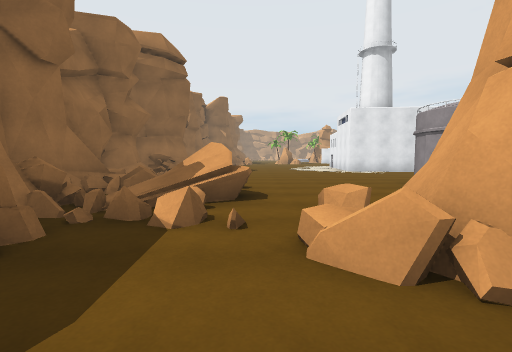
view 1 (above)

24 first-person views from a walk through a scene from a Unity 3-D project. The camera is 1.3 m above the floor, tilts 4° down and sees 85° across. The floor is counted in squares, 2 m on a side. Each view is taken from the middle of a square. On the plan, view 1 faces up. The plan holds only what a view shows up to about 9 squares ahead; the rest is blank. The place goes on beyond the plan. The player character is not drawn. Some animated figures are not drawn.

view 2
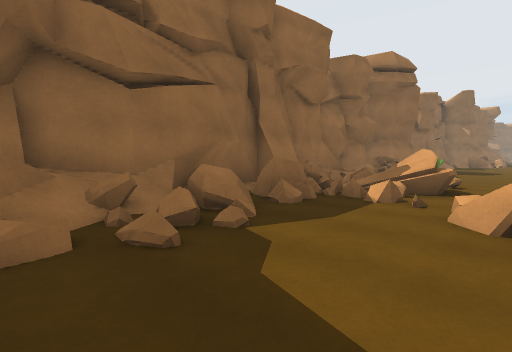

view 3
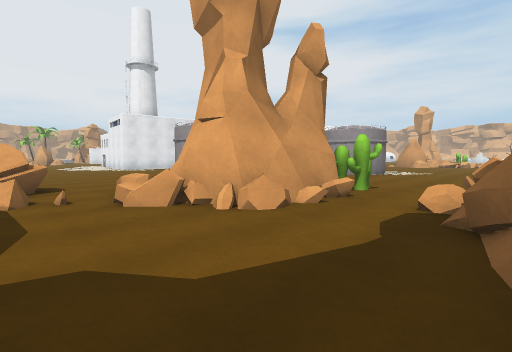

view 4
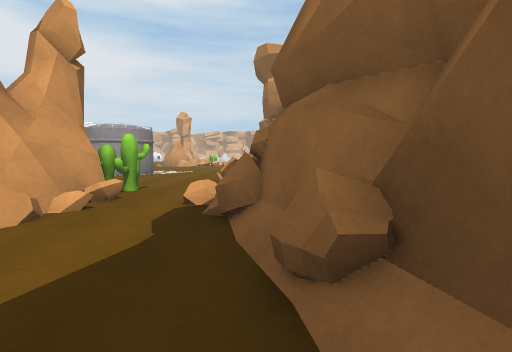

view 5
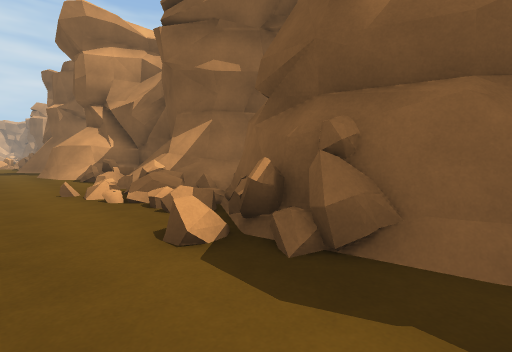

view 6
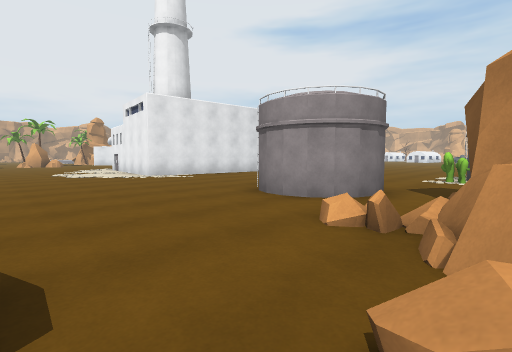

view 7
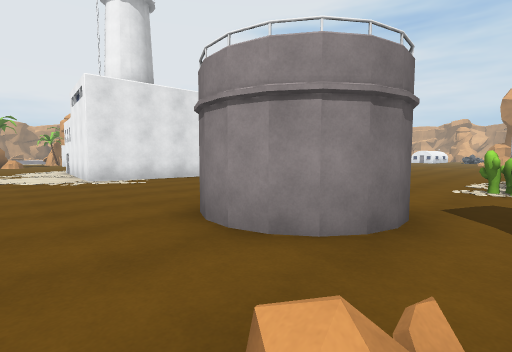

view 8
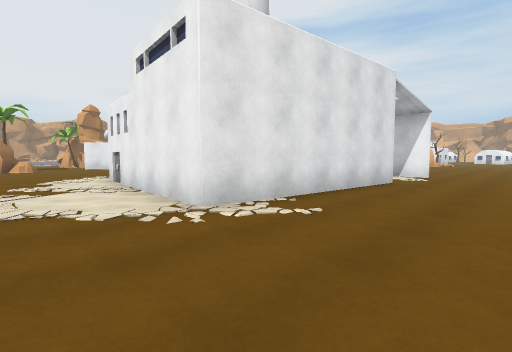

view 9
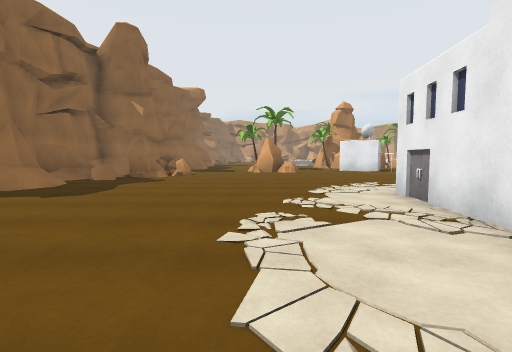

view 10
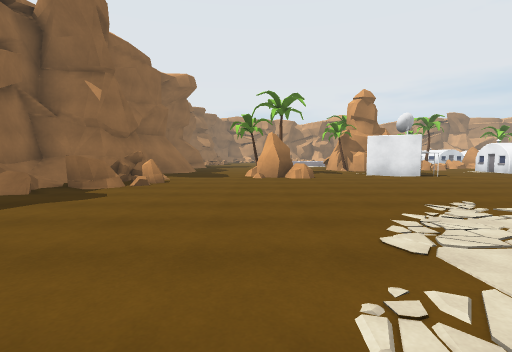

view 11
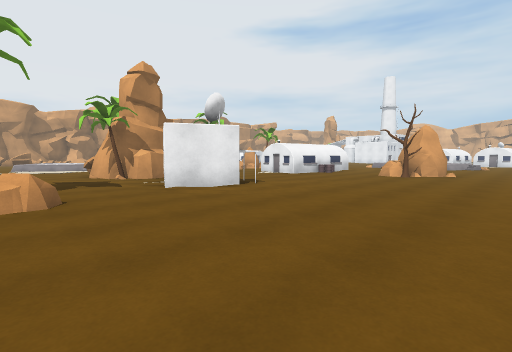

view 12
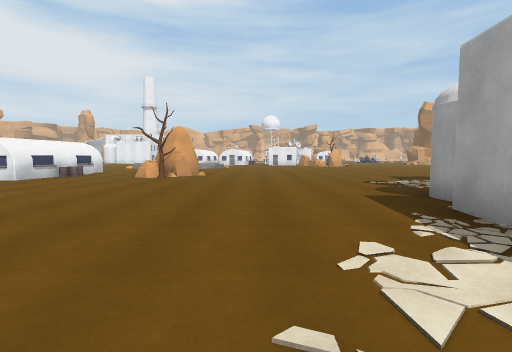

view 13
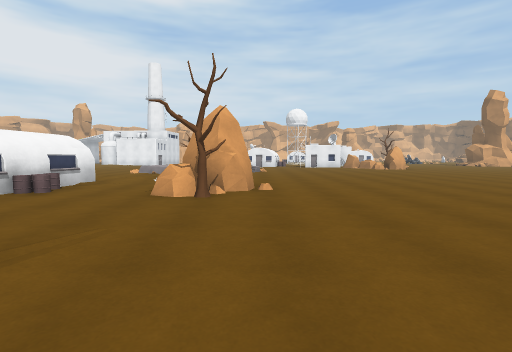

view 14
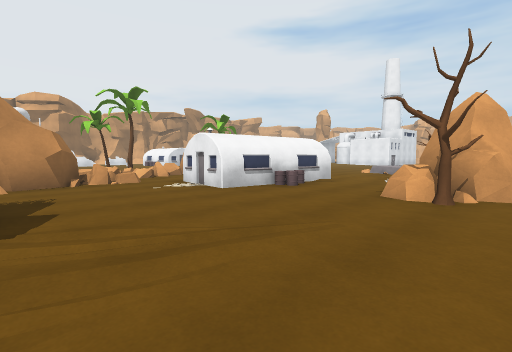

view 15
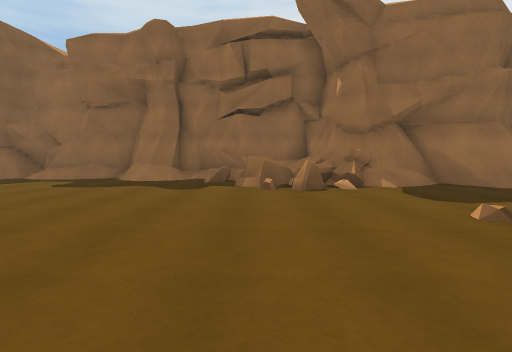

view 16
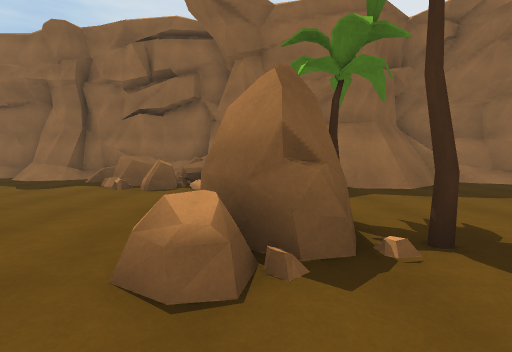

view 17
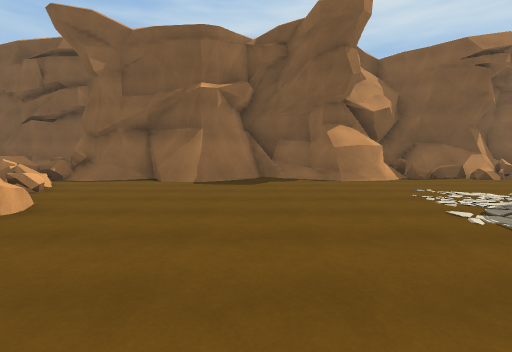

view 18
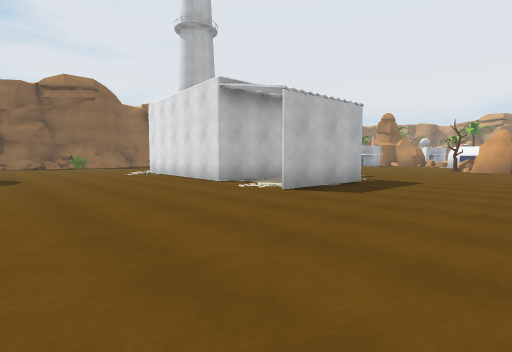

view 19
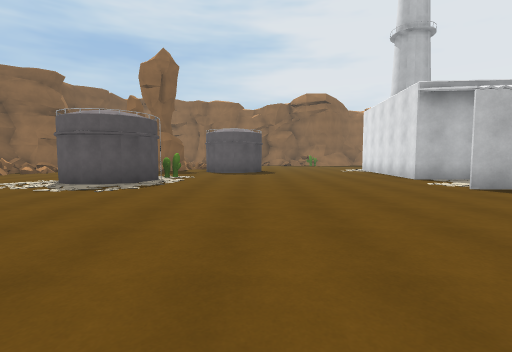

view 20
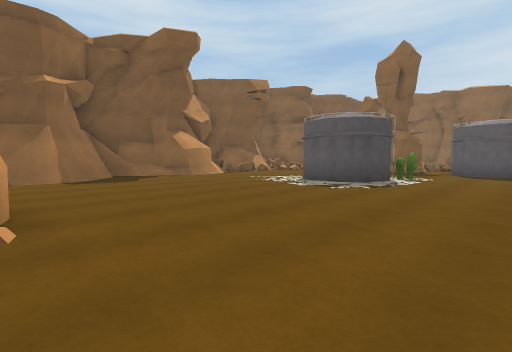

view 21
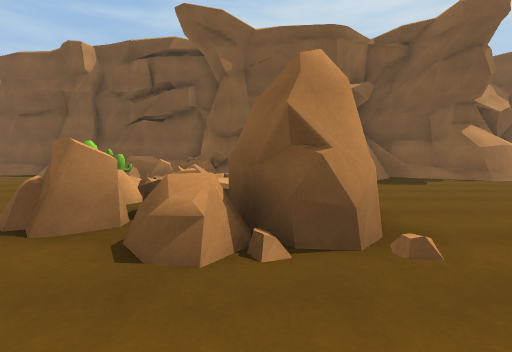

view 22
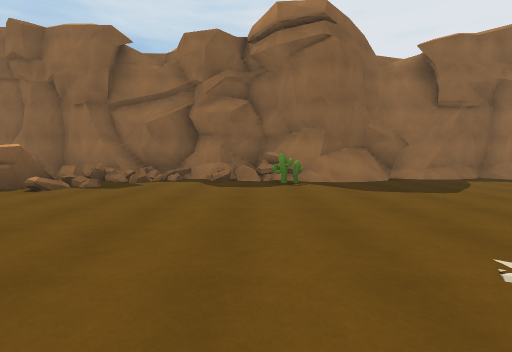

view 23
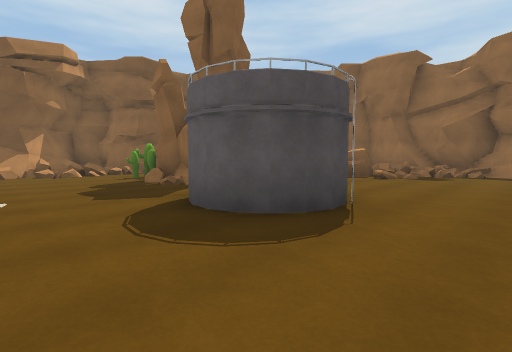

view 24
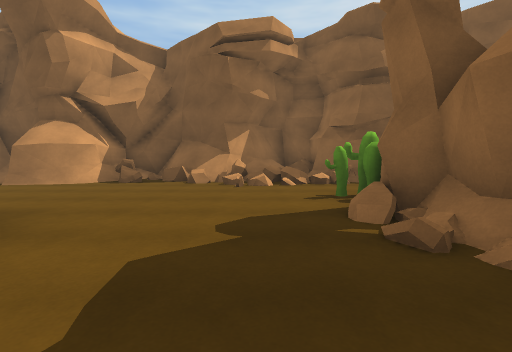

### Floor plan
Key: @ floor where view 1 was taken; # wall or solid block; x gap in a wall; . main floor; : floor 0.5 m higher than the main floor; / step, stairs or slope; = window, fence, low wall or low ledge; ^ raised ledge; C cactus; B building; R rock; T tree; O other object.
Columns run from 4 left of view 1 to 23 right of it. Each row starts with its distance up from view 1.
 29  #...   ..#  ##..
 28  ##...  ..####R..
 27   ##... ..T#....B
 26   ##....... ....BBBB
 25   #...TT..#BB....B.B.
 24   #/..RR..#BB........
 23 ###=...............O
 22 #/##.............TRR
 21 ^/^=..............R...
 20 #/=...................
 19 #/....................
 18 ##....................
 17 #........# ...........
 16 ##.......####.........
 15 ##......##    ........
 14 #/......#    #  #.....
 13 #//.....#    #. #...
 12 ##/.....######..#...
 11 #=C.................
 10 #=..................
  9 #=..................
  8 ##...................
  7 #=#.....##............
  6  #=.....##.............
  5  #=#=....#..............
  4  ##=...=....C## .....RRR.
  3  ##=.=####... ##.....#RRR.
  2 ##^..#####... #.......#RR..
  1 ##=..####C............==CC..
  0 #==.@...C..............==:
 -1 #=#....=.............../=x
 -2 ##=../###===.=/##..###/##^=
 -3     #####=###############=
 -4         ####

Positions as (right, up) in squares from view 1, and headings:
1: (0, 0), facing up
2: (1, -2), facing up-left
3: (-1, -2), facing up-right
4: (-1, -2), facing right
5: (1, 0), facing down-right
6: (0, 3), facing up-right
7: (2, 4), facing up-right
8: (2, 9), facing up-right
9: (2, 12), facing up
10: (2, 15), facing up
11: (3, 19), facing up-right
12: (4, 19), facing right
13: (8, 21), facing right
14: (8, 21), facing up-right
15: (5, 21), facing left
16: (5, 24), facing left
17: (14, 6), facing down
18: (15, 7), facing up-left
19: (17, 7), facing left
20: (17, 7), facing down-left
21: (18, 6), facing down
22: (5, 10), facing left
23: (8, 9), facing down-left
24: (6, 5), facing down
